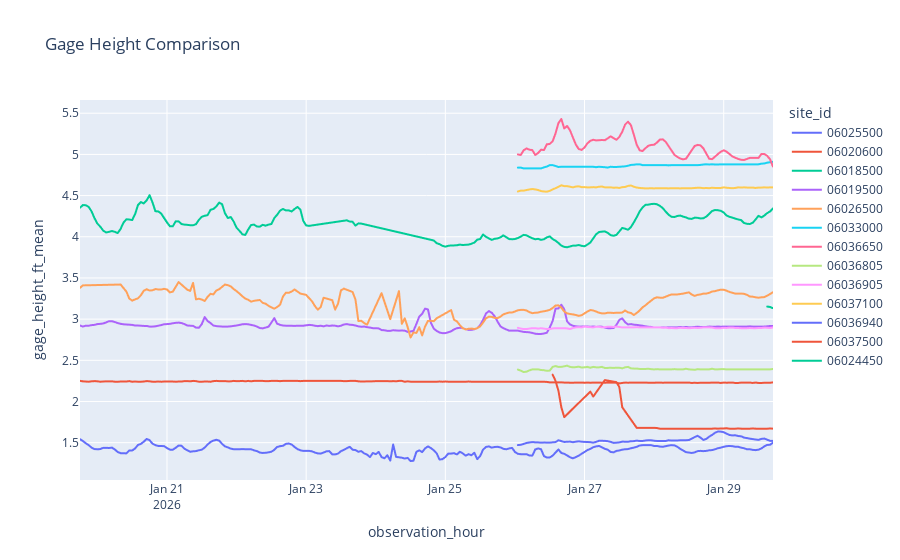

Notebook code for this chart:
### Markdown cell above
***Maybe normalization?***

### Code cell
fig = px.line(df, x='observation_hour', y='gage_height_ft_mean', color='site_id', title='Gage Height Comparison')
fig.show()
